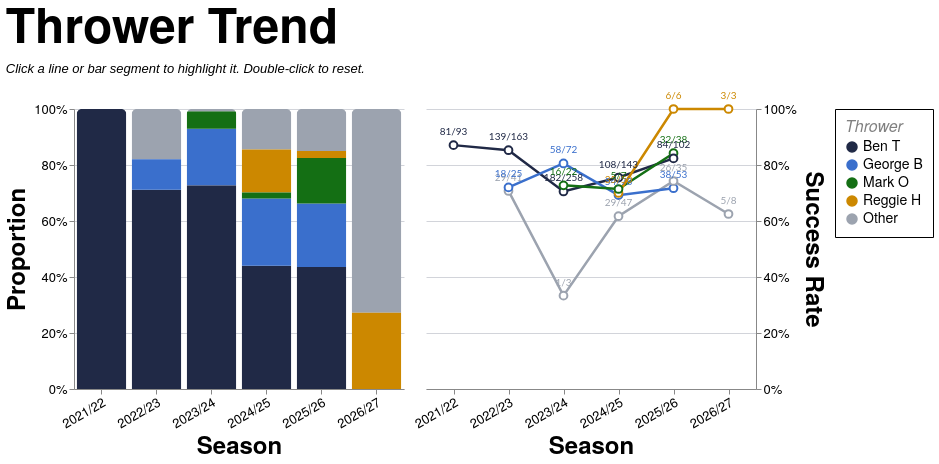

The specification (Vega-Lite) saved for this image:
### Vega-Lite specification from a JSON file in a GitHub repository (floating-point values rounded to 4 significant figures; data arrays with more than 128 entries replaced by an {"elided": "..."} marker saying what was removed)
{"config": {"axis": {"labelFont": "PT Sans Narrow, Helvetica Neue, Helvetica, Arial, sans-serif", "titleFont": "PT Sans Narrow, Helvetica Neue, Helvetica, Arial, sans-serif", "labelFontSize": 13, "titleFontSize": 24, "gridColor": "#202947", "gridOpacity": 0.2, "zindex": 1}, "text": {"font": "Lato, sans-serif"}, "bar": {"cornerRadiusEnd": 5}, "header": {"labelFont": "PT Sans Narrow, Helvetica Neue, Helvetica, Arial, sans-serif", "titleFont": "PT Sans Narrow, Helvetica Neue, Helvetica, Arial, sans-serif", "labelFontSize": 24, "titleFontSize": 28, "labelFontWeight": "bold", "orient": "left"}, "legend": {"labelFont": "PT Sans Narrow, Helvetica Neue, Helvetica, Arial, sans-serif", "titleFont": "PT Sans Narrow, Helvetica Neue, Helvetica, Arial, sans-serif", "labelFontSize": 14, "titleFontSize": 16, "titlePadding": 5, "fillColor": "white", "strokeColor": "black", "padding": 10, "titleFontWeight": "lighter", "titleFontStyle": "italic", "titleColor": "gray", "offset": 10}, "title": {"font": "PT Sans Narrow, Helvetica Neue, Helvetica, Arial, sans-serif", "fontSize": 48, "fontWeight": "bold", "anchor": "start", "align": "center", "titlePadding": 20, "subtitlePadding": 10, "subtitleFontSize": 13, "subtitleColor": "", "subtitleFontStyle": "italic", "offset": 15, "color": "black"}, "axisX": {"labelAngle": 0}, "facet": {"title": null, "header": null, "align": {"row": "each", "column": "each"}, "spacing": 10}, "resolve": {"scale": {"y": "independent", "facet": "independent"}}, "background": "transparent", "scale": {"offsetBandPaddingOuter": 0.2, "offsetBandPaddingInner": 0.1}, "view": {"stroke": null, "background": "transparent"}}, "hconcat": [{"mark": {"type": "bar", "opacity": 0.85}, "encoding": {"color": {"field": "thrower_tier", "scale": {"domain": ["Ben T", "George B", "Mark O", "Reggie H", "Other"], "range": ["#202946", "#3a6fcc", "#146f14", "#cc8800", "#9ca3af"]}, "title": "Thrower", "type": "nominal"}, "opacity": {"condition": {"param": "param_13", "value": 1.0, "empty": true}, "value": 0.2}, "order": {"field": "tier_sort_order", "sort": "ascending", "type": "quantitative"}, "tooltip": [{"field": "season", "title": "Season", "type": "nominal"}, {"field": "thrower_tier_name", "title": "Thrower", "type": "nominal"}, {"field": "attempts", "format": ",.0f", "title": "Attempts", "type": "quantitative"}, {"field": "won", "format": ",.0f", "title": "Won", "type": "quantitative"}, {"field": "success_rate", "format": ".1%", "title": "Success Rate", "type": "quantitative"}], "x": {"axis": {"labelAngle": -30}, "field": "season", "sort": ["2021/22", "2022/23", "2023/24", "2024/25", "2025/26", "2026/27"], "title": "Season", "type": "nominal"}, "y": {"axis": {"format": "%", "orient": "left"}, "field": "attempts", "stack": "normalize", "title": "Proportion", "type": "quantitative"}}, "height": 280, "name": "view_14", "transform": [{"filter": "(loSquad == 'All' || datum.squad == loSquad) && (loGameType == 'All' || (loGameType == 'League + Cup' && (datum.game_type == 'League' || datum.game_type == 'Cup')) || (loGameType == 'League only' && datum.game_type == 'League') || datum.game_type == loGameType) && (loJumper == 'All' || datum.jumper == loJumper) && (loArea == 'All' || datum.area == loArea) && (loNumbers == 'All' || datum.numbers == loNumbers)"}, {"aggregate": [{"op": "count", "as": "attempts"}, {"op": "sum", "field": "won", "as": "won"}], "groupby": ["season", "thrower_tier", "thrower_tier_name"]}, {"joinaggregate": [{"op": "sum", "field": "attempts", "as": "season_attempts"}], "groupby": ["season"]}, {"calculate": "datum.attempts / datum.season_attempts", "as": "norm_count"}, {"calculate": "datum.won / datum.attempts", "as": "success_rate"}, {"calculate": "datum.won + '/' + datum.attempts", "as": "won_attempts_label"}, {"calculate": "datum.thrower_tier == 'Ben T' ? 0 : datum.thrower_tier == 'George B' ? 1 : datum.thrower_tier == 'Mark O' ? 2 : datum.thrower_tier == 'Reggie H' ? 3 : 999", "as": "tier_sort_order"}], "width": {"step": 55}}, {"layer": [{"mark": {"type": "line", "point": {"fill": "white", "filled": false, "size": 60}, "strokeWidth": 2.5}, "encoding": {"color": {"field": "thrower_tier", "scale": {"domain": ["Ben T", "George B", "Mark O", "Reggie H", "Other"], "range": ["#202946", "#3a6fcc", "#146f14", "#cc8800", "#9ca3af"]}, "title": "Thrower", "type": "nominal"}, "detail": {"field": "thrower_tier", "type": "nominal"}, "opacity": {"condition": {"param": "param_13", "value": 1.0, "empty": true}, "value": 0.2}, "tooltip": [{"field": "season", "title": "Season", "type": "nominal"}, {"field": "thrower_tier_name", "title": "Thrower", "type": "nominal"}, {"field": "attempts", "format": ",.0f", "title": "Attempts", "type": "quantitative"}, {"field": "won", "format": ",.0f", "title": "Won", "type": "quantitative"}, {"field": "success_rate", "format": ".1%", "title": "Success Rate", "type": "quantitative"}], "x": {"axis": {"labelAngle": -30}, "field": "season", "sort": ["2021/22", "2022/23", "2023/24", "2024/25", "2025/26", "2026/27"], "title": "Season", "type": "nominal"}, "y": {"axis": {"format": "%", "orient": "right"}, "field": "success_rate", "scale": {"domainMax": 1, "nice": true}, "title": "Success Rate", "type": "quantitative"}}, "name": "view_13", "transform": [{"filter": "(loSquad == 'All' || datum.squad == loSquad) && (loGameType == 'All' || (loGameType == 'League + Cup' && (datum.game_type == 'League' || datum.game_type == 'Cup')) || (loGameType == 'League only' && datum.game_type == 'League') || datum.game_type == loGameType) && (loJumper == 'All' || datum.jumper == loJumper) && (loArea == 'All' || datum.area == loArea) && (loNumbers == 'All' || datum.numbers == loNumbers)"}, {"aggregate": [{"op": "count", "as": "attempts"}, {"op": "sum", "field": "won", "as": "won"}], "groupby": ["season", "thrower_tier", "thrower_tier_name"]}, {"joinaggregate": [{"op": "sum", "field": "attempts", "as": "season_attempts"}], "groupby": ["season"]}, {"calculate": "datum.attempts / datum.season_attempts", "as": "norm_count"}, {"calculate": "datum.won / datum.attempts", "as": "success_rate"}, {"calculate": "datum.won + '/' + datum.attempts", "as": "won_attempts_label"}, {"calculate": "datum.thrower_tier == 'Ben T' ? 0 : datum.thrower_tier == 'George B' ? 1 : datum.thrower_tier == 'Mark O' ? 2 : datum.thrower_tier == 'Reggie H' ? 3 : 999", "as": "tier_sort_order"}]}, {"mark": {"type": "text", "align": "center", "baseline": "bottom", "dy": -8, "fontSize": 10}, "encoding": {"color": {"field": "thrower_tier", "scale": {"domain": ["Ben T", "George B", "Mark O", "Reggie H", "Other"], "range": ["#202946", "#3a6fcc", "#146f14", "#cc8800", "#9ca3af"]}, "title": "Thrower", "type": "nominal"}, "detail": {"field": "thrower_tier", "type": "nominal"}, "opacity": {"condition": {"param": "param_13", "value": 1.0, "empty": true}, "value": 0.2}, "text": {"field": "won_attempts_label", "type": "nominal"}, "x": {"axis": {"labelAngle": -30}, "field": "season", "sort": ["2021/22", "2022/23", "2023/24", "2024/25", "2025/26", "2026/27"], "title": "Season", "type": "nominal"}, "y": {"axis": {"format": "%", "orient": "right"}, "field": "success_rate", "scale": {"domainMax": 1, "nice": true}, "title": "Success Rate", "type": "quantitative"}}, "transform": [{"filter": "(loSquad == 'All' || datum.squad == loSquad) && (loGameType == 'All' || (loGameType == 'League + Cup' && (datum.game_type == 'League' || datum.game_type == 'Cup')) || (loGameType == 'League only' && datum.game_type == 'League') || datum.game_type == loGameType) && (loJumper == 'All' || datum.jumper == loJumper) && (loArea == 'All' || datum.area == loArea) && (loNumbers == 'All' || datum.numbers == loNumbers)"}, {"aggregate": [{"op": "count", "as": "attempts"}, {"op": "sum", "field": "won", "as": "won"}], "groupby": ["season", "thrower_tier", "thrower_tier_name"]}, {"joinaggregate": [{"op": "sum", "field": "attempts", "as": "season_attempts"}], "groupby": ["season"]}, {"calculate": "datum.attempts / datum.season_attempts", "as": "norm_count"}, {"calculate": "datum.won / datum.attempts", "as": "success_rate"}, {"calculate": "datum.won + '/' + datum.attempts", "as": "won_attempts_label"}, {"calculate": "datum.thrower_tier == 'Ben T' ? 0 : datum.thrower_tier == 'George B' ? 1 : datum.thrower_tier == 'Mark O' ? 2 : datum.thrower_tier == 'Reggie H' ? 3 : 999", "as": "tier_sort_order"}]}], "height": 280, "width": {"step": 55}}], "data": {"name": "data-dec1c62d1756eb56ebbbba0649eb4088"}, "params": [{"name": "loSquad", "value": "All"}, {"name": "loSeason", "value": "All"}, {"name": "loGameType", "value": "All"}, {"name": "loThrower", "value": "All"}, {"name": "loJumper", "value": "All"}, {"name": "loArea", "value": "All"}, {"name": "loNumbers", "value": "All"}, {"name": "param_13", "select": {"type": "point", "clear": "dblclick", "fields": ["thrower_tier"], "on": "click"}, "views": ["view_14", "view_13"]}], "resolve": {"scale": {"color": "shared"}}, "spacing": 8, "title": {"text": "Thrower Trend", "subtitle": "Click a line or bar segment to highlight it. Double-click to reset."}, "$schema": "https://vega.github.io/schema/vega-lite/v5.20.1.json", "datasets": {"data-dec1c62d1756eb56ebbbba0649eb4088": {"elided": "1247 records"}}}
